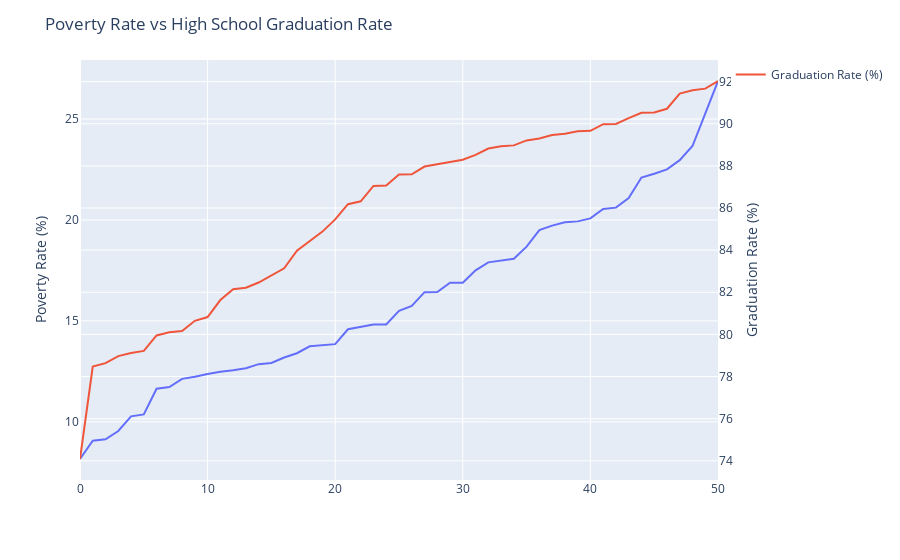

Notebook source saved alongside this figure:
### Code cell
fig = px.line(x=df_avg_poverty_indexed.index, y=df_avg_poverty_indexed['avg_poverty_rate'])

# Add the second line chart with secondary y-axis
fig.add_scatter(x=df_avg_poverty_indexed.index, y=df_avg_hs_indexed['avg_pct_completed_hs'],
                mode='lines', name='Graduation Rate (%)', yaxis="y2")

# Update layout to include the second y-axis
fig.update_layout(
    yaxis=dict(
        title='Poverty Rate (%)',
    ),
    title="Poverty Rate vs High School Graduation Rate",
    yaxis2=dict(
        title="Graduation Rate (%)",
        overlaying="y",  # Overlay on top of the first y-axis
        side="right"  # Place the second y-axis on the right
    ),
    xaxis=dict(title=""),
)

# Show the plot
fig.show()

### Figure 1 — Plotly figure (JSON) as saved in the notebook; plotly's stock layout.template omitted (floating-point values rounded to 4 significant figures)
{"data": [{"hovertemplate": "x=%{x}<br>y=%{y}<extra></extra>", "legendgroup": "", "line": {"color": "#636efa", "dash": "solid"}, "marker": {"symbol": "circle"}, "mode": "lines", "name": "", "orientation": "v", "showlegend": false, "type": "scatter", "x": [0, 1, 2, 3, 4, 5, 6, 7, 8, 9, 10, 11, 12, 13, 14, 15, 16, 17, 18, 19, 20, 21, 22, 23, 24, 25, 26, 27, 28, 29, 30, 31, 32, 33, 34, 35, 36, 37, 38, 39, 40, 41, 42, 43, 44, 45, 46, 47, 48, 49, 50], "xaxis": "x", "y": [8.161, 9.064, 9.137, 9.546, 10.27, 10.37, 11.64, 11.72, 12.13, 12.23, 12.37, 12.49, 12.56, 12.66, 12.86, 12.92, 13.19, 13.4, 13.75, 13.79, 13.85, 14.59, 14.72, 14.83, 14.83, 15.5, 15.75, 16.42, 16.44, 16.89, 16.89, 17.51, 17.9, 18, 18.08, 18.68, 19.5, 19.72, 19.89, 19.93, 20.08, 20.55, 20.61, 21.08, 22.11, 22.29, 22.51, 22.96, 23.66, 25.27, 26.88], "yaxis": "y"}, {"mode": "lines", "name": "Graduation Rate (%)", "type": "scatter", "x": [0, 1, 2, 3, 4, 5, 6, 7, 8, 9, 10, 11, 12, 13, 14, 15, 16, 17, 18, 19, 20, 21, 22, 23, 24, 25, 26, 27, 28, 29, 30, 31, 32, 33, 34, 35, 36, 37, 38, 39, 40, 41, 42, 43, 44, 45, 46, 47, 48, 49, 50], "y": [74.09, 78.47, 78.63, 78.97, 79.12, 79.22, 79.95, 80.1, 80.16, 80.65, 80.82, 81.63, 82.14, 82.22, 82.46, 82.79, 83.14, 83.97, 84.42, 84.88, 85.46, 86.18, 86.32, 87.05, 87.07, 87.6, 87.6, 87.97, 88.08, 88.2, 88.29, 88.52, 88.82, 88.93, 88.97, 89.21, 89.3, 89.47, 89.52, 89.64, 89.67, 89.98, 89.99, 90.26, 90.52, 90.54, 90.71, 91.43, 91.59, 91.67, 92.03], "yaxis": "y2"}], "layout": {"legend": {"tracegroupgap": 0}, "margin": {"t": 60}, "title": {"text": "Poverty Rate vs High School Graduation Rate"}, "xaxis": {"anchor": "y", "domain": [0, 1], "title": {"text": ""}}, "yaxis": {"anchor": "x", "domain": [0, 1], "title": {"text": "Poverty Rate (%)"}}, "yaxis2": {"overlaying": "y", "side": "right", "title": {"text": "Graduation Rate (%)"}}}}
